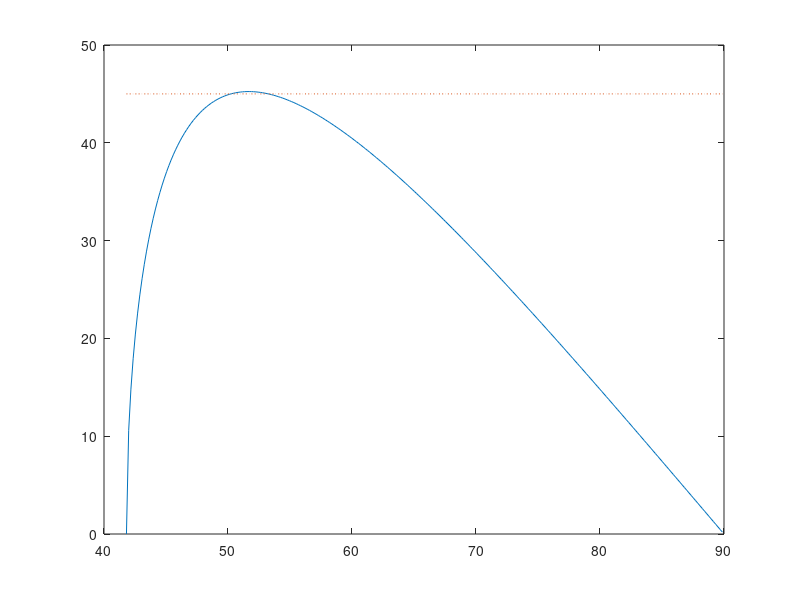

The MATLAB script that drew this image:
n = 1/1.5;
x = tan(pi/8);

q = (1-n^2)/2/x;
w1 = q - sqrt(q^2-n^2);
w2 = q + sqrt(q^2-n^2);

phi1 = acos(sqrt((1-n^2)/(1+w1^2)));
phi2 = acos(sqrt((1-n^2)/(1+w2^2)));

theta = asin(n):pi/1e3:pi/2;
w = sqrt((1-n^2)./cos(theta).^2-1); 
plot(theta/pi*180,2*(atan(w/n^2)-atan(w))/pi*180,theta/pi*180,ones(size(theta))*45,':')
